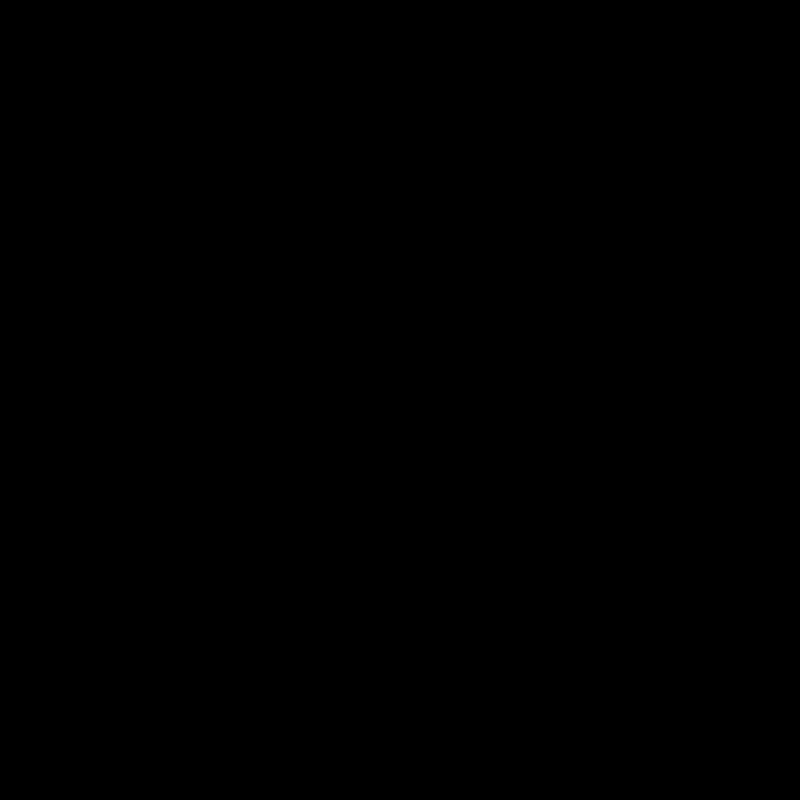
Frame 1 (no input)
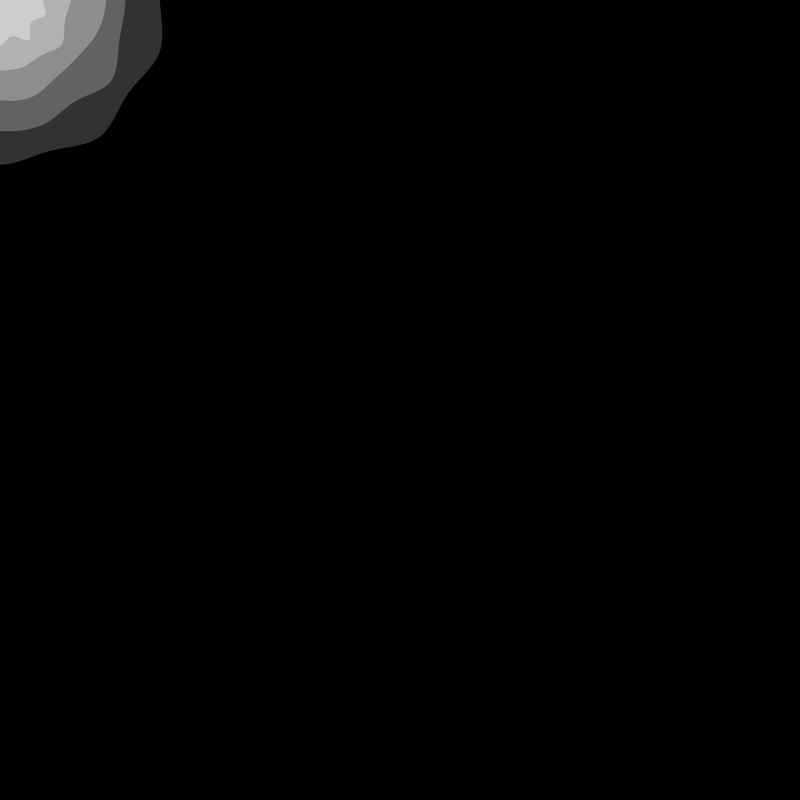
Frame 60 (the mouse pressed at the canvas centre just before this capture)
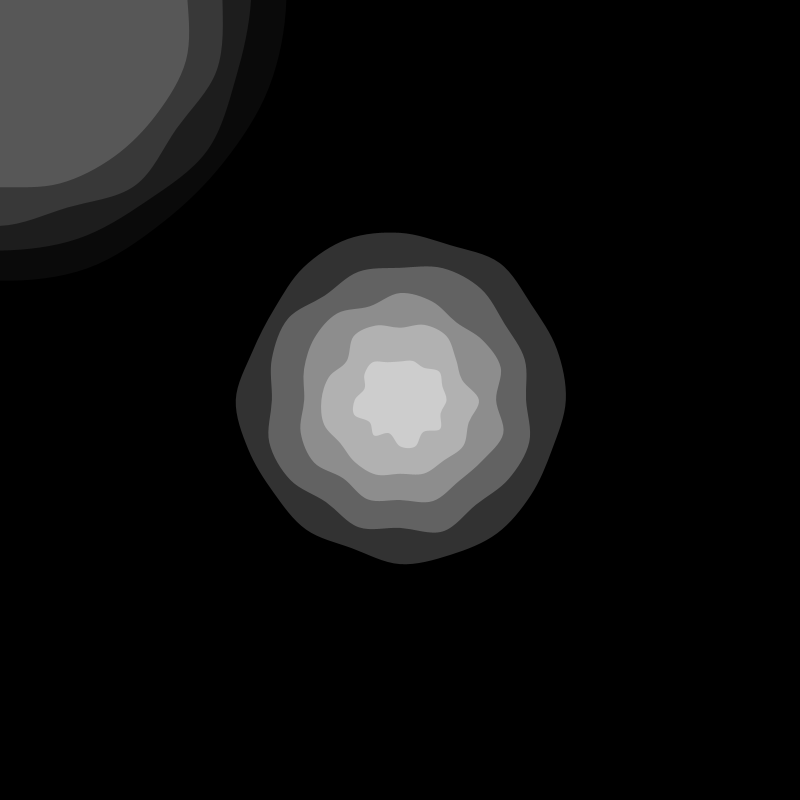
Frame 120 (the mouse held since frame 60 and released just before this capture)

The Processing sketch that drew these frames (run headless with seeded random() and noise(); from frame 60 on, the mouse is pressed at the canvas centre):

// Processing sketch: circles_test
// ── circles_test.pde
import java.util.Iterator;
ParticleSystem ps;
PVector ps_origin;

void setup() {
  // Set Canvas Size
  size(800, 800);
  frameRate(30);

  // Add new particle system
  ps_origin = new PVector(width/2, height/2); 
  ps = new ParticleSystem(ps_origin);
}
 
void draw() {
  background(0);  
  
  // update particle system position
  ps_origin.x = mouseX;
  ps_origin.y = mouseY;
  ps.origin = ps_origin.copy();

  // calculate and update all particle system elemets
  ps.run();
  
  // add new particle to the system every x frames 
  if (frameCount % 10 == 0){
    ps.addParticle();
  }
  
  // Add a blur effect (might be slow on hight resolution canvas)
  //filter(BLUR, 2);
  
}

// ── particles.pde
// THE PARTICLE SYSYEM CALSS
class ParticleSystem {
  ArrayList particles;
  PVector origin;

  // Constructor
  ParticleSystem(PVector location) {
    origin = location.copy();
    particles = new ArrayList();
  }
 
  void addParticle() {
    particles.add(new Particle(origin));
  }

  // Update all the particles in the system
  void run() {
    Iterator<Particle> it = particles.iterator();
    while (it.hasNext()) {
      Particle p = it.next();
      p.run();
      if (p.isDead()) {
        it.remove();
      }
    }
  }
}


// INDIVIDUAL PARTICLE CLASS
class Particle {

  // PVector velocity;
  // PVector acceleration;
  // float size;
  PVector location; 
  float growth;
  float lifespan;
  float fadeSpeed;
  int rippleWidth;
  float[] pointsRadius;
  float angle;
  int numOfPoints;
  int minRad;
  int maxRad;
 
  // Coinstructor
  Particle(PVector l) {
    numOfPoints = 20;    
    minRad = 5;
    maxRad = 20;
    growth = 3;
    location = l.copy();
    angle = TWO_PI/(float)numOfPoints;
    lifespan = 100.0;
    fadeSpeed = 1;
    rippleWidth = 5;    
    
    pointsRadius = new float[numOfPoints];
    for(int i=0;i<numOfPoints;i++){
      pointsRadius[i] = random(minRad, maxRad);
    }


  }

  void run() {
    update();
    display();
  }

  // Update Particle shape / position / size
  void update() {
    // velocity.add(acceleration);
    // location.add(velocity);
    for(int i=0;i<numOfPoints;i++)
    {
      pointsRadius[i] += growth;
    }
    lifespan -= fadeSpeed;
  }
 
  // Draw the particle
  void display() {

    // Particle style
    noFill();
    fill(255, 255, 255, lifespan);
    noStroke();
    // stroke(255, 255, 255, lifespan);  
    // strokeWeight(rippleWidth); 
      
    // Draw a ripple shape
    beginShape();
    curveVertex(location.x + pointsRadius[numOfPoints-1]*sin(angle*(numOfPoints-1)), location.y + pointsRadius[numOfPoints-1]*cos(angle*(numOfPoints-1)));
    for(int i=0;i<numOfPoints;i++)
    {
      curveVertex(location.x + pointsRadius[i]*sin(angle*i), location.y + pointsRadius[i]*cos(angle*i));
    }
    curveVertex(location.x + pointsRadius[0]*sin(0), location.y + pointsRadius[0]*cos(0)); 
    curveVertex(location.x + pointsRadius[1]*sin(angle), location.y + pointsRadius[1]*cos(angle)); 
    endShape();    
  
  }

  // Check if particle reached end of life
  boolean isDead() {
    if (lifespan < 0.0) {
      return true;
    } else {
      return false;
    }
  }
}
